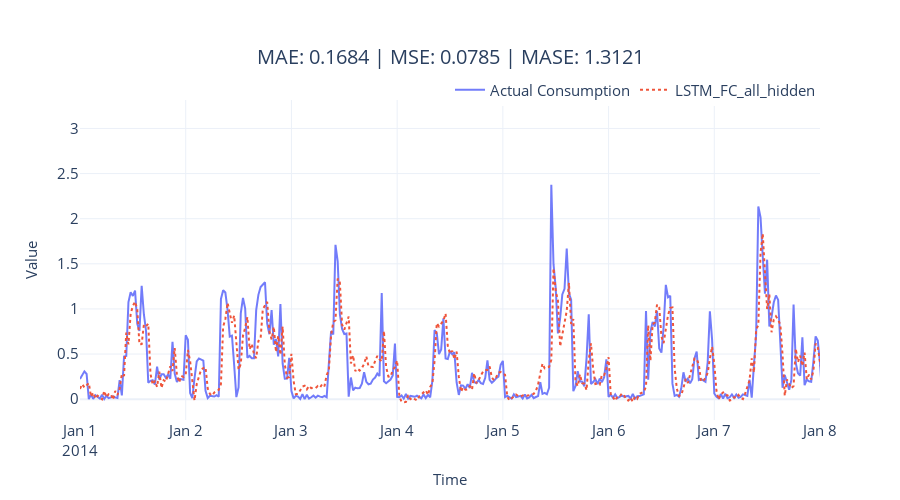

Notebook code for this chart:
### Code cell
fig = plot_forecast(pred_df, forecast_columns=[tag], forecast_display_names=[tag])
fig = format_plot(fig, title=f"MAE: {metrics['MAE']:.4f} | MSE: {metrics['MSE']:.4f} | MASE: {metrics['MASE']:.4f}")
fig.update_xaxes(type="date", range=["2014-01-01", "2014-01-08"])
fig.show()

### Figure 1 — Plotly figure (JSON) as saved in the notebook; plotly's stock layout.template omitted (floating-point values rounded to 4 significant figures; data arrays with more than 128 entries replaced by an {"elided": "..."} marker saying what was removed)
{"data": [{"line": {"color": "rgba(99,110,250,0.9)"}, "mode": "lines", "name": "Actual Consumption", "type": "scatter", "x": {"elided": "1488 str values"}, "y": {"elided": "1488 float values"}}, {"line": {"color": "rgba(239,85,59,1)", "dash": "dot"}, "mode": "lines", "name": "LSTM_FC_all_hidden", "type": "scatter", "x": {"elided": "1488 str values"}, "y": {"elided": "1488 float values"}}], "layout": {"height": 500, "legend": {"font": {"size": 15}, "orientation": "h", "x": 1, "xanchor": "right", "y": 0.98, "yanchor": "bottom"}, "title": {"font": {"size": 20}, "text": "MAE: 0.1684 | MSE: 0.0785 | MASE: 1.3121", "x": 0.5, "xanchor": "center", "yanchor": "top"}, "width": 900, "xaxis": {"range": ["2014-01-01", "2014-01-08"], "tickfont": {"size": 15}, "title": {"font": {"size": 15}, "text": "Time"}, "type": "date"}, "yaxis": {"tickfont": {"size": 15}, "title": {"font": {"size": 15}, "text": "Value"}}}}
